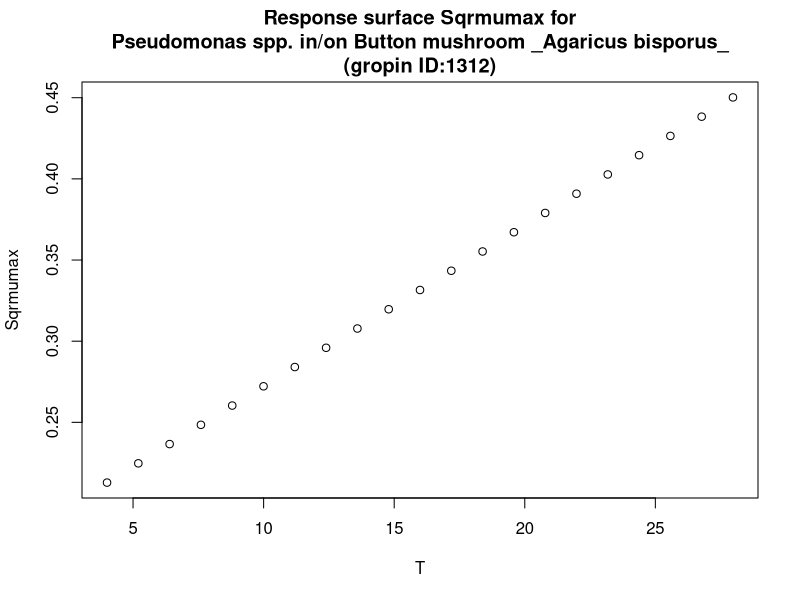

Generate this figure with R:
#############################
# start of Parameter script
#############################
T <- seq(4.004,27.972027972028,length.out=21)
#############################
# end of Parameter script
#############################
############################# 
# start of Model script Gropin ID 1312 
#############################
 
# constant coefficients for this model
 
variables <- data.frame(T)
argumentsPar <- expand.grid(variables)
 
# heart of the model
response_surface <- function(T) {
   mumax <-9.90*(10^-3)*(T+17.5)

return(mumax=mumax)
} 

# output parameters
responseSurface <- cbind(argumentsPar,response_surface(argumentsPar['T']))
colnames(responseSurface) <- c(colnames(argumentsPar),'Sqrmumax')
#############################
# End of Model script
#############################
############################# 
# start of Visualisation script Gropin ID 1312 
#############################
plot(T,responseSurface$'Sqrmumax',xlab='T',
                          ylab='Sqrmumax',main='Response surface Sqrmumax for
Pseudomonas spp. in/on Button mushroom _Agaricus bisporus_
(gropin ID:1312)')
#############################
# End of Visualisation script
#############################
